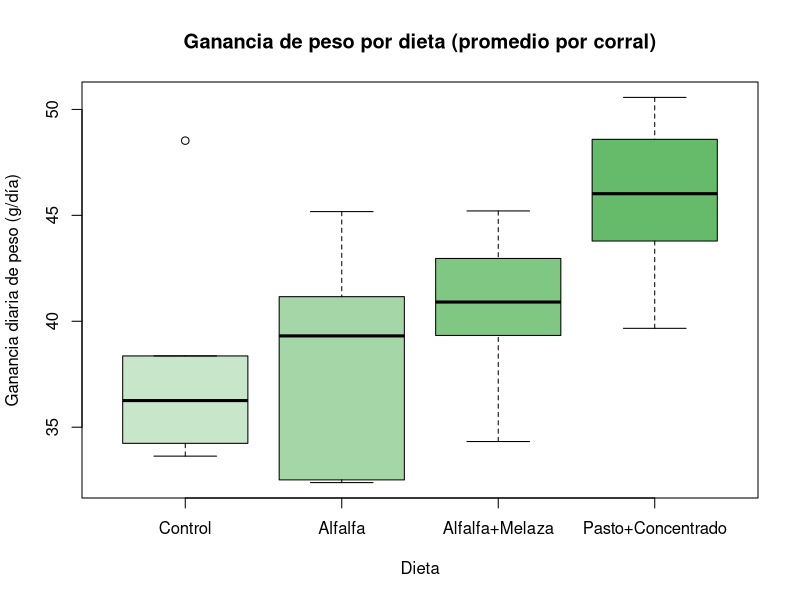

Recreate this plot in R. (Note: this script raises an error after producing the figure.)
## ---- chunk 1
#| label: paquetes
library(car)
library(nortest)
## ---- chunk 2
#| label: simulacion-dca
set.seed(34)

dietas <- c("Control", "Alfalfa", "Alfalfa+Melaza", "Pasto+Concentrado")
r          <- 6                        # corrales por dieta
n_conejos  <- 5                        # conejos por corral
efecto_dieta <- c(0, 2.5, 4, 5.5)      # g/día respecto al control

# Aleatorización: 24 corrales, 6 por dieta
corrales <- data.frame(
  corral = 1:24,
  dieta  = factor(sample(rep(dietas, each = r)), levels = dietas)
)

# Error experimental: cada corral tiene su propio efecto
corrales$u_corral <- rnorm(24, mean = 0, sd = 3.5)

# Unidades observacionales: 5 conejos por corral
conejos <- corrales[rep(1:24, each = n_conejos), ]
conejos$gdp <- 38 +
  efecto_dieta[as.integer(conejos$dieta)] +
  conejos$u_corral +
  rnorm(nrow(conejos), mean = 0, sd = 4)   # error de muestreo

# Dato analizado: promedio por corral (la unidad experimental)
datos_dca <- aggregate(gdp ~ corral + dieta, data = conejos, FUN = mean)
head(datos_dca, 8)
## ---- chunk 3
#| label: boxplot-dca
boxplot(gdp ~ dieta, data = datos_dca,
        col = c("#c8e6c9", "#a5d6a7", "#81c784", "#66bb6a"),
        ylab = "Ganancia diaria de peso (g/día)", xlab = "Dieta",
        main = "Ganancia de peso por dieta (promedio por corral)")
## ---- chunk 4
#| label: anova-dca
m_dca <- aov(gdp ~ dieta, data = datos_dca)
summary(m_dca)
## ---- chunk 5
#| label: pseudorreplicacion
summary(aov(gdp ~ dieta, data = conejos))
## ---- chunk 6
#| label: funciones
#| file: funciones.R
## ---- chunk 7
#| label: normalidad-dca
d_dca <- diagnostico(m_dca, datos_dca$dieta)
d_dca$normalidad
## ---- chunk 8
#| label: levene-dca
d_dca$levene
## ---- chunk 9
#| label: graficos-dca
#| fig-height: 4
graficos_diagnostico(m_dca)
